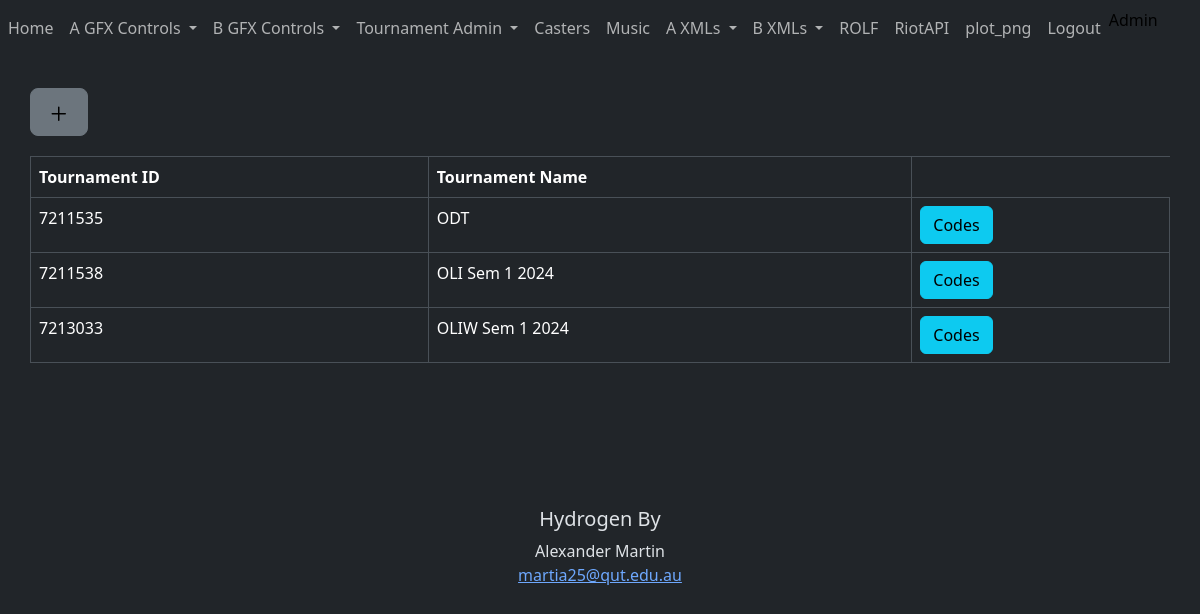
The page /Tournements/?time=hour (signed in) on the database its author committed.
### App/models.py (models this page shows)
class User(UserMixin, db.Model):
    __tablename__='users'
    id = db.Column(db.Integer, primary_key=True)
    username = db.Column(db.String(60), nullable=False)
    password = db.Column(db.String(500), nullable=False)

class Tournment(db.Model):
    __tablename__='Tournements'
    id = db.Column(db.Integer, primary_key=True)
    tournementname = db.Column(db.String(256))
    tournementid  = db.Column(db.String(256))
    recorddate  = db.Column(db.String(256))

### App/BluePrints/TournementsBP.py (the view)
@bp.route('/Tournements/')
@login_required
def Tournements():
    Matches = Match.query.all()
    Tournements = Tournment.query.all()
    return render_template('Tournements/Tournements.html', Tournements=Tournements , matches=Matches, form=TournementRegister())

### App/templates/Tournements/Tournements.html (shortened to what this page needs)
{% extends "Base.html" %}
{% import "bootstrap/wtf.html" as wtf %}
{% block content %}
<div class="container">
    <div>
      <a type="button" class="btn btn-secondary btn-lg btn-block" id="AddButton" data-bs-toggle="modal" data-bs-target="#Add"><img src="../static/img/plus.svg"></a>
    </div>
    <div style="height: 20px;"> </div>
  <div class="row">
    <div class="col-12">
      <table class="table table-bordered">
        <thead>
          <tr>
            <th scope="col">Tournament ID</th>
            <th scope="col">Tournament Name</th>
          </tr>
        </thead>
        <tbody>
            {% for Tournement in Tournements%}
                <tr>
                    <td>
                        {{Tournement.tournementid}}
                    </td>
                    <td>
                        {{Tournement.tournementname}}
                    </td>
                    <td>
                      <button type="button" class="btn btn-info" onclick="Codes('{{Tournement.tournementid}}')">Codes</button>
                    </td>
                </tr>
            {% endfor %}
        </tbody>
      </table>
    </div>
  </div>
</div>
{% endblock %}

### App/templates/Base.html (shortened to what this page needs)
<!doctype html>
<html lang="en" data-bs-theme="dark">
  <head>
	<link href="https://cdn.jsdelivr.net/npm/bootstrap@5.3.2/dist/css/bootstrap.min.css" rel="stylesheet">
  </head>
  <body>
	<nav class="navbar navbar-expand-lg custom-element">
		<div class="position-relative" id="navbarSupportedContent" data-bs-theme="dark">
			<ul class="navbar-nav mr-auto">
				<li class="nav-item active">
					<a class="nav-link" href={{url_for('main.index')}}>Home</a>
				</li>
				<li class="nav-item dropdown">
					<div class="dropdown">
						<a class="nav-link dropdown-toggle" type="button" data-bs-toggle="dropdown" aria-expanded="false">
							A GFX Controls
						</a>
					</div>
				</li>
				<li class="nav-item dropdown">
					<div class="dropdown">
						<a class="nav-link dropdown-toggle" type="button" data-bs-toggle="dropdown" aria-expanded="false">
							B GFX Controls
						</a>
					</div>
				</li>
				<li class="nav-item dropdown">
					<div class="dropdown">
						<a class="nav-link dropdown-toggle" type="button" data-bs-toggle="dropdown" aria-expanded="false">
							Tournament Admin
						</a>
					</div>
				</li>
				<li class="nav-item"><a class="nav-link" href={{url_for('CastersBP.casters')}}>Casters</a></li>
				<li class="nav-item"><a class="nav-link" href={{url_for('MusicBP.music')}}>Music</a></li>
				<li class="nav-item dropdown">
					<div class="dropdown">
						<a class="nav-link dropdown-toggle" type="button" data-bs-toggle="dropdown" aria-expanded="false">
							A XMLs
						</a>
					</div>
				</li>
				<li class="nav-item dropdown">
					<div class="dropdown">
						<a class="nav-link dropdown-toggle" type="button" data-bs-toggle="dropdown" aria-expanded="false">
							B XMLs
						</a>
					</div>
				</li>
				<li class="nav-item"><a class="nav-link" href={{url_for('ROLFBP.rolf')}}>ROLF</a></li>
				<li class="nav-item"><a class="nav-link" href={{url_for('main.RiotAPI')}}>RiotAPI</a></li>
				<li class="nav-item"><a class="nav-link" href={{url_for('Plot.plot_png')}}>plot_png</a></li>
				<li class="nav-item"><a class="nav-link" href={{url_for('LoginBP.logout')}}>Logout</a></li>
				<li class="nav-item">{{session['username']}}</li>
			</ul>
		</div>
    </nav>
    {% block content %}
    {% endblock %}
    <footer>
		<center>
		<br>
		<br>
		<br>
		<br>
		<h5>Hydrogen By</h5>
        <p>Alexander Martin<br>
		<a href="martia25@qut.edu.au">martia25@qut.edu.au</a></p>
		</center>
      </footer>
  </body>
</html>

### App/templates/Base.html (style rules this page uses)
.custom-element { color: #000; }

### App/templates/Tournements/Tournements.html (style rules this page uses)
.container { padding: 2rem 0rem; }

### rows shown on the page
User: username "Admin"
Tournment: tournementid "7211535", tournementname "ODT"
Tournment: tournementid "7211538", tournementname "OLI Sem 1 2024"
Tournment: tournementid "7213033", tournementname "OLIW Sem 1 2024"
